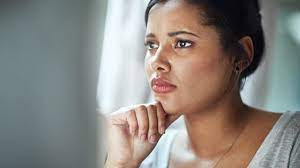
#> input picture assets/f1.jpg, 300 x 168 px
$ python -i face_detection.py   (imports and definitions only)
#> lines starting #> are read from the running program, lines starting #| are printed output that depends on the picture; after the words box and inside, x2 and y2 are one past the last pixel; in counts of white or black regions, pixels touching at a corner belong together
#> further down, picture is the input picture: shape (168, 300, 3); mean B, G, R 128.8, 133.8, 139
import streamlit as st
import cv2
from streamlit.elements.image import image_to_url
import numpy as np


def build_page() -> None:
    """
    Defines a page in the streamlit application.
    :return: None
    """

    # Upload the dataset and save as csv
    st.markdown("""This application identifies faces and then
                detects the prevailing emotion.
                """)

    bar = st.sidebar.markdown("""---""")
    chosen_asset = st.sidebar.radio("What do you want to detect?", ('Face','Eyes'))

    img_data = st.file_uploader(label='Load image for identification', type=['png', 'jpg'])

    col1, col2 = st.beta_columns(2)

    with col1:
        if img_data:
            original_image = getCVImage(img_data)
            st.image(original_image, channels="BGR")

    with col2:
        if chosen_asset == 'Face':
            if img_data is not None:
                new_image = original_image.copy()
                img_with_faces  = find_assets(new_image)
                st.image(img_with_faces, channels="BGR")
        if chosen_asset == 'Eyes':
            if img_data is not None:
                new_image = original_image.copy()
                img_with_faces  = find_assets(new_image, 'Eyes')
                st.image(img_with_faces, channels="BGR")


def find_assets(img_clean, asset_type='Face'):

#> called with asset_type = 'Face'
    if asset_type == 'Face':
        face_cascade = cv2.CascadeClassifier(cv2.data.haarcascades + 'haarcascade_frontalface_default.xml')
        gray = cv2.cvtColor(img_clean, cv2.COLOR_BGR2GRAY)
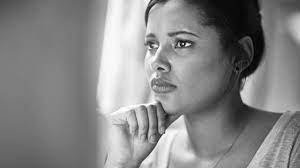
#> gray: shape (168, 300); min 1, max 255, mean 134.8
        faces = face_cascade.detectMultiScale(gray, 1.1, 5)
#> faces = [[112, 5, 101, 101]]

    if asset_type == 'Eyes':
        face_cascade = cv2.CascadeClassifier(cv2.data.haarcascades + 'haarcascade_eye_tree_eyeglasses.xml')
        gray = cv2.cvtColor(img_clean, cv2.COLOR_BGR2GRAY)
        faces = face_cascade.detectMultiScale(gray, 1.07, 5)

    for (x, y, w, h) in faces:
        cv2.rectangle(img_clean, (x, y), (x+w, y+h), (0, 200, 0), 6)
#> this loop made 1 pass
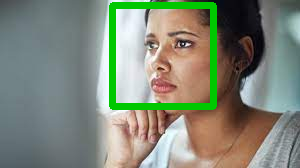
#> img_clean: shape (168, 300, 3); 5.57% of pixels changed, all inside (x1, y1, x2, y2) = (109, 2, 217, 110)

    return img_clean

def getCVImage(img_stream):
    file_bytes = np.asarray(bytearray(img_stream.read()), dtype=np.uint8)
    return cv2.imdecode(file_bytes, 1)

>>> import cv2
>>> picture = cv2.imread('../assets/f1.jpg')
>>> result = find_assets(picture)

$ run again, on assets/f2.jpg
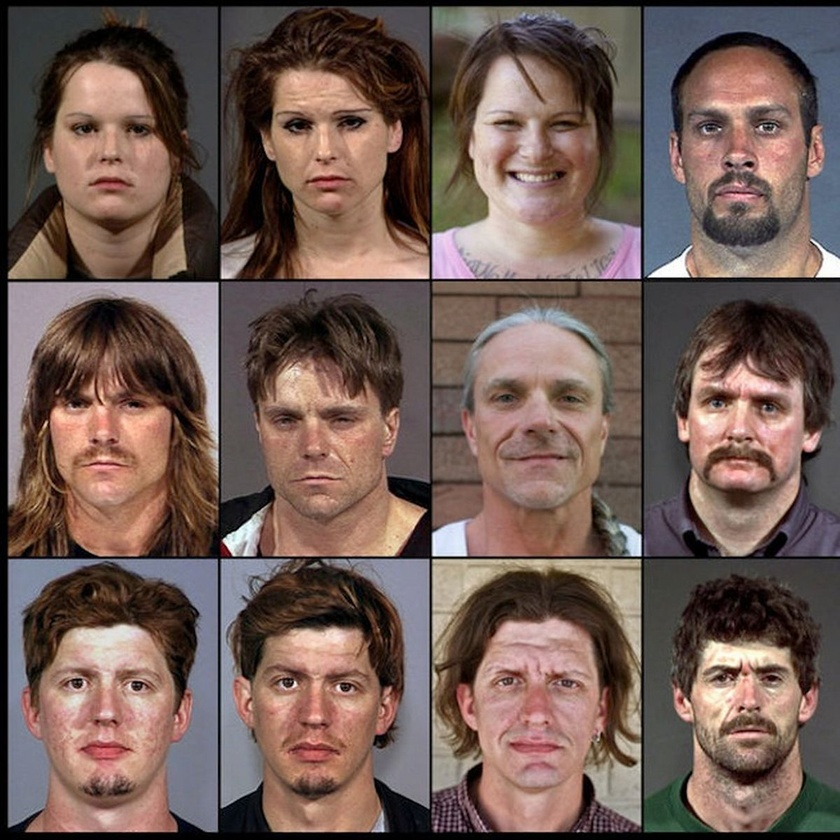
#> input picture assets/f2.jpg, 840 x 840 px, shrunk from 1200 x 1200 before the run
#> picture is the input picture: shape (840, 840, 3); mean B, G, R 85, 92.3, 113.2
#> in find_assets, `gray = cv2.cvtColor(img_clean, cv2.COLOR_BGR2GRAY)`:
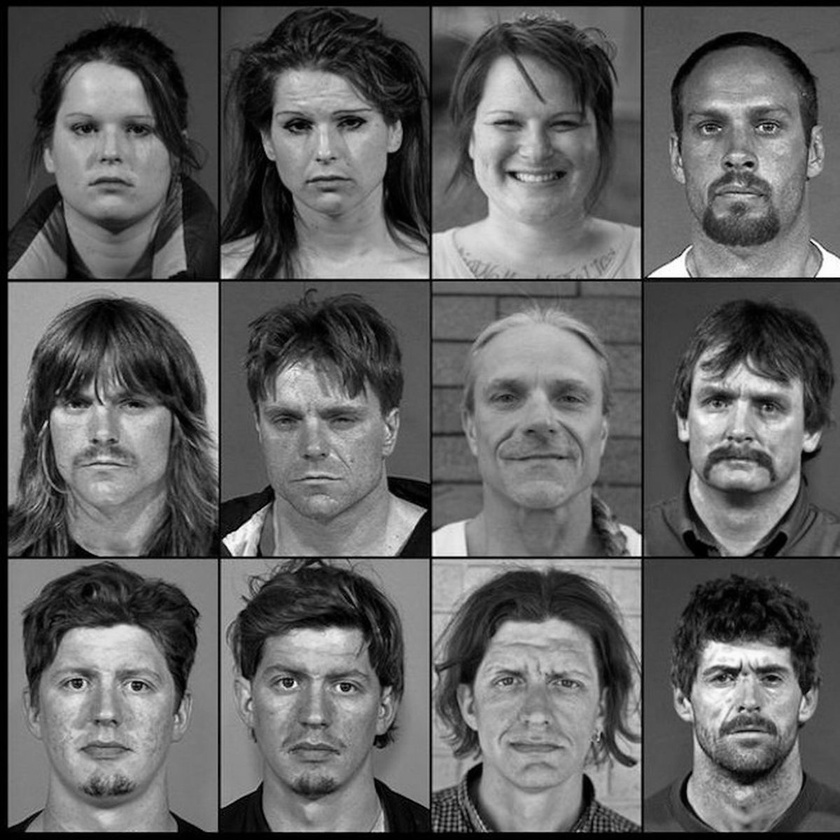
#> gray: shape (840, 840); min 0, max 255, mean 97.7
#> faces = [[466, 72, 135, 135], [679, 625, 135, 135], [237, 621, 158, 158], [35, 72, 151, 151], [242, 365, 142, 142], [26, 618, 164, 164], [247, 64, 157, 157], [660, 64, 157, 157], [667, 345, 150, 150], [454, 619, 168, 168], [29, 347, 152, 152], [443, 317, 193, 193]]
#> the loop in find_assets, `for (x, y, w, h) in faces:` made 12 passes
#> after the loop in find_assets, `for (x, y, w, h) in faces:`:
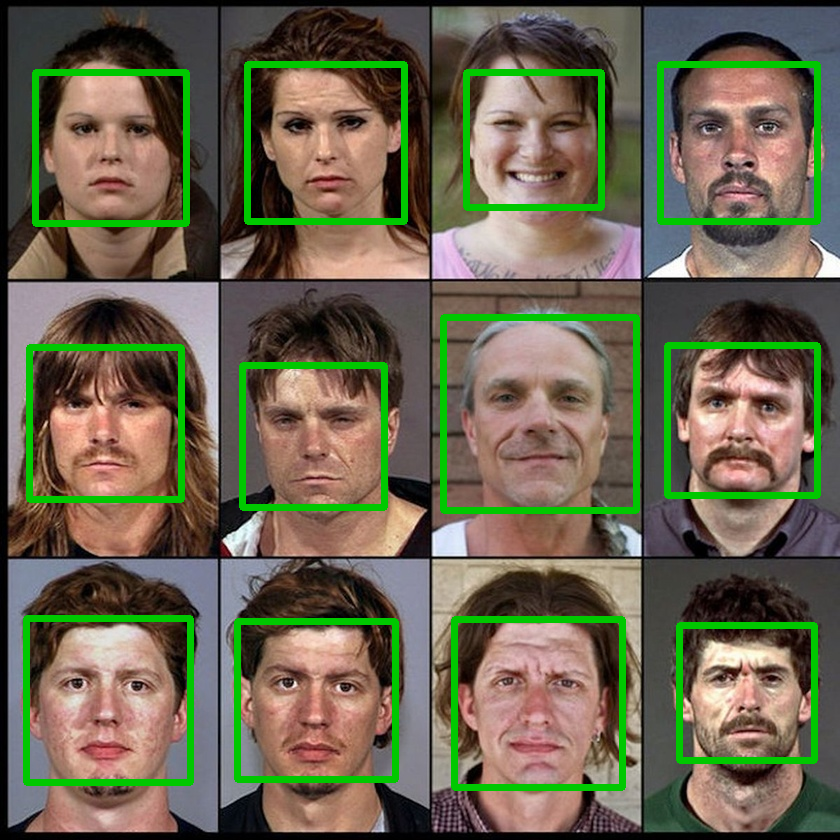
#> img_clean: shape (840, 840, 3); 7.35% of pixels changed, all inside (x1, y1, x2, y2) = (23, 61, 821, 791)

$ run again, on assets/f4.jpg
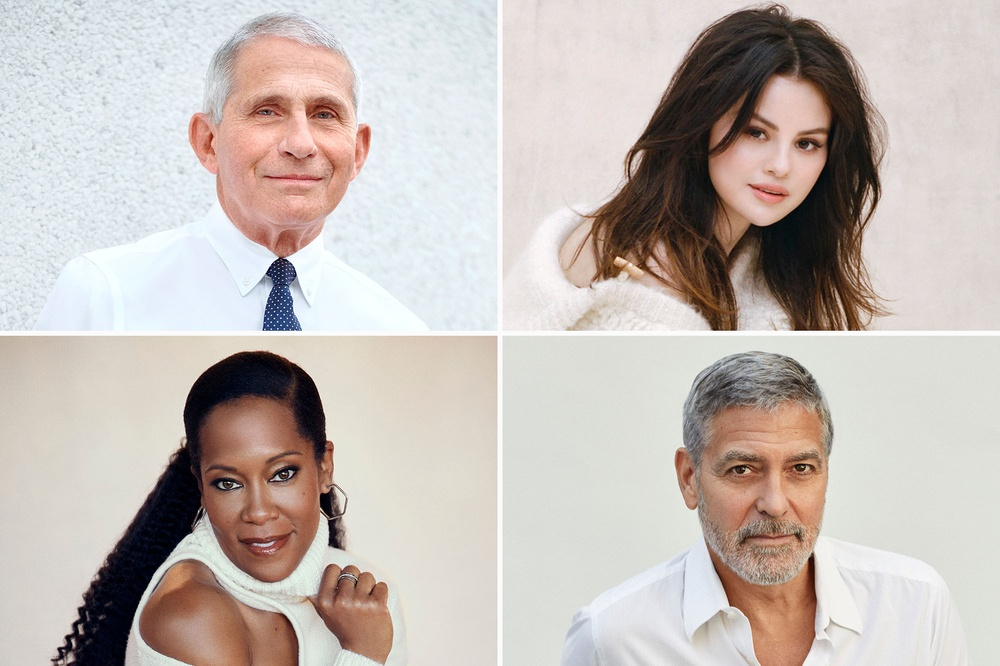
#> input picture assets/f4.jpg, 1000 x 666 px, shrunk from 2000 x 1333 before the run
#> picture is the input picture: shape (666, 1000, 3); mean B, G, R 182.6, 187.9, 196.9
#> in find_assets, `gray = cv2.cvtColor(img_clean, cv2.COLOR_BGR2GRAY)`:
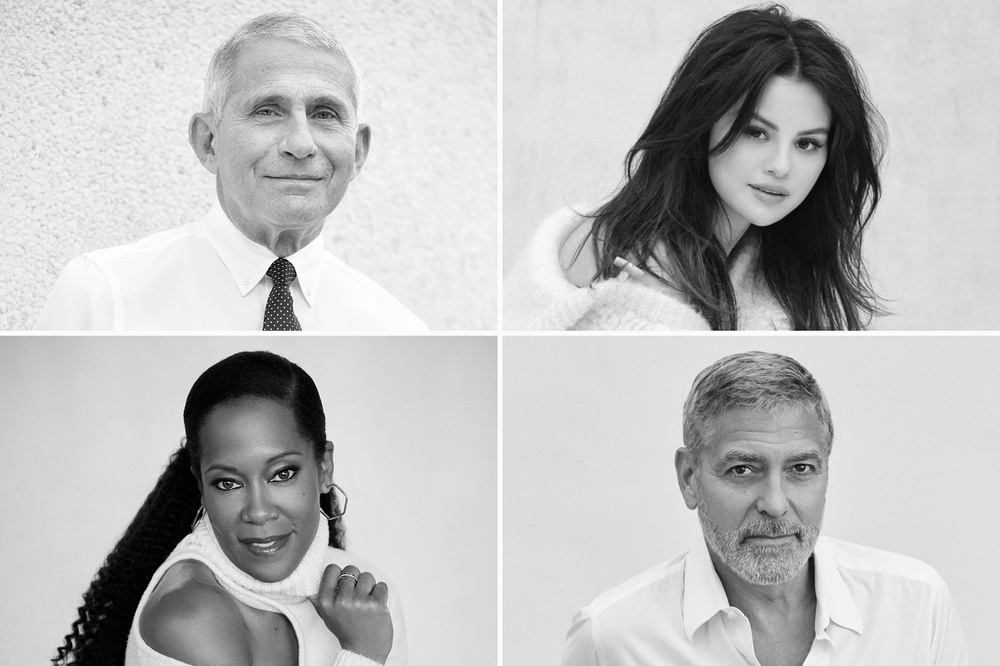
#> gray: shape (666, 1000); min 0, max 255, mean 190
#> faces = [[721, 93, 125, 125], [190, 424, 136, 136], [212, 46, 174, 174], [688, 406, 167, 167]]
#> the loop in find_assets, `for (x, y, w, h) in faces:` made 4 passes
#> after the loop in find_assets, `for (x, y, w, h) in faces:`:
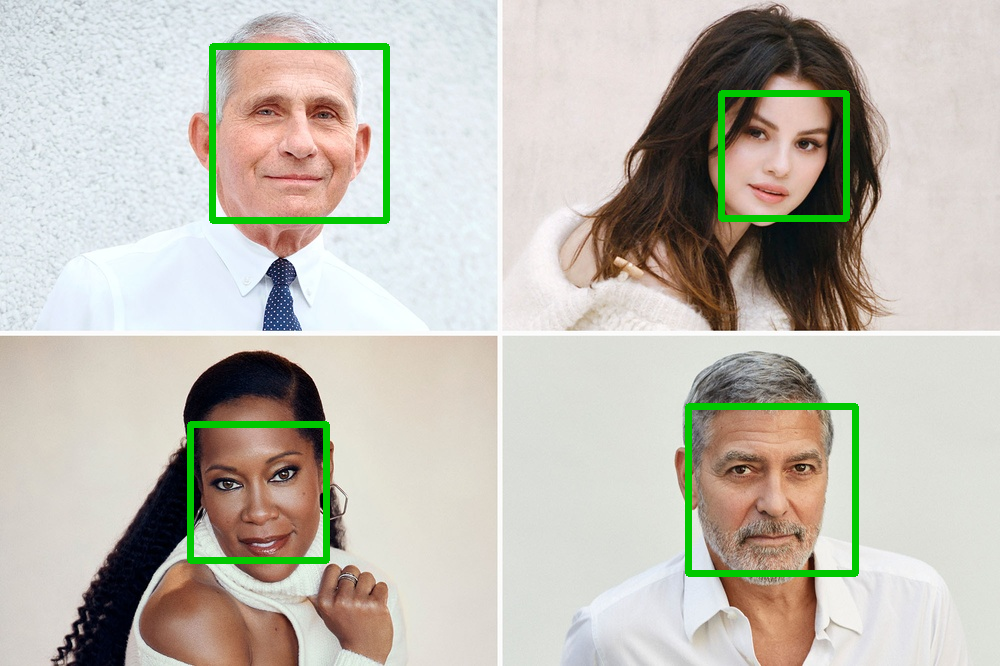
#> img_clean: shape (666, 1000, 3); 2.52% of pixels changed, all inside (x1, y1, x2, y2) = (187, 43, 859, 577)

$ run again, on assets/f5.jpg
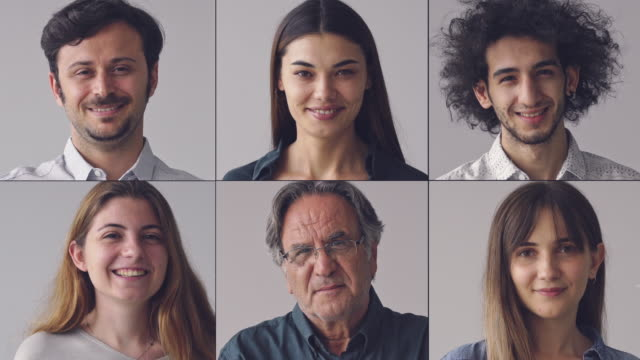
#> input picture assets/f5.jpg, 640 x 360 px
#> picture is the input picture: shape (360, 640, 3); mean B, G, R 123.5, 121.2, 135
#> in find_assets, `gray = cv2.cvtColor(img_clean, cv2.COLOR_BGR2GRAY)`:
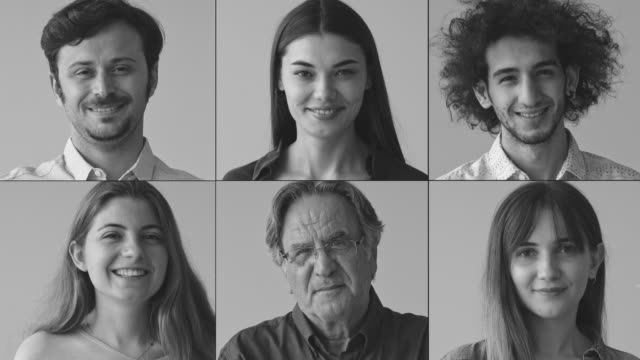
#> gray: shape (360, 640); min 19, max 243, mean 125.6
#> faces = [[272, 33, 102, 102], [48, 27, 110, 110], [77, 197, 99, 99], [501, 217, 97, 97], [474, 36, 101, 101], [269, 205, 109, 109]]
#> the loop in find_assets, `for (x, y, w, h) in faces:` made 6 passes
#> after the loop in find_assets, `for (x, y, w, h) in faces:`:
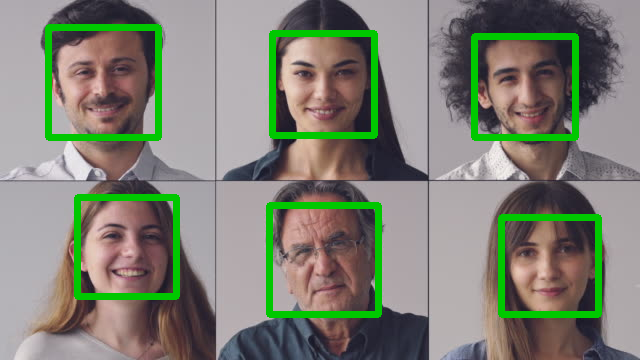
#> img_clean: shape (360, 640, 3); 7.46% of pixels changed, all inside (x1, y1, x2, y2) = (45, 24, 602, 318)
